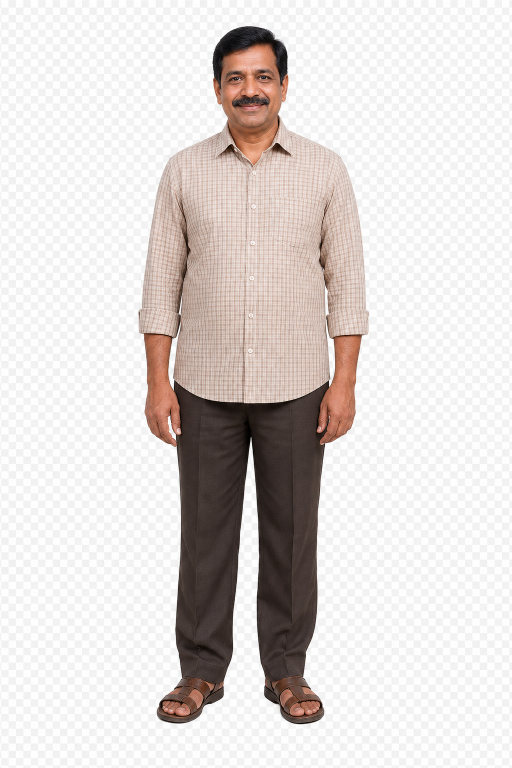
#> input picture assets/source/social_universe/0fbc86ee-2997-40c0-9a79-bd48ac6a4132.png, 1024 x 1536 px, given in place of upper_arm_left.png, which was not available (shown at 1/2 size)
$ python rig2_calib.py
#> lines starting #> are read from the running program, lines starting #| are printed output that depends on the picture; pictures that were not available may be replaced by others from this repository, and a replacement may not be noted
### src/shiksha_cast/cartoon/rig2.py
"""Advanced skeletal cutout character: 2-bone FK arms (upper_arm+forearm) and legs
(thigh+shin), a head that nods, swappable eyebrows/eyes and lip-sync mouth visemes.

Geometry (skeleton joints, pivots, per-part scale, etc.) is read from each character's
rig2.json when present, falling back to the defaults below (tuned for kinnu_hd). This lets
differently-proportioned characters (e.g. a chibi 3D-render Kinnu) define their own rig.

Pose dict:
  {"arm_left": (upper_deg, fore_deg), "arm_right": (...),
   "leg_left": (thigh_deg, shin_deg), "leg_right": (...),
   "head": deg, "head_turn": "center|left|right|back",
   "tail": deg, "brows": "...", "eyes": "...", "mouth": "A".."X", "bob": px}
"""
from __future__ import annotations

import json
import math
from pathlib import Path

from PIL import Image, ImageDraw

# ---- defaults (kinnu_hd) ----
SPACE = (760, 1060)
FEET_Y = 1015
CX = 380
JOINTS = {
    "neck": (380, 452),
    "shoulder_left": (296, 516), "shoulder_right": (464, 516),
    "hip_left": (352, 648), "hip_right": (408, 648),
}
FACE = {"brows": (380, 250), "eyes": (380, 300), "mouth": (380, 372)}
PIVOT = {
    "torso": (0.5, 0.5), "head": (0.5, 0.95),
    "upper_arm": (0.5, 0.06), "forearm": (0.5, 0.13),
    "thigh": (0.5, 0.06), "shin": (0.5, 0.13),
    "tail": (0.12, 0.78),
}
BONE = {"upper_arm": 0.88, "forearm": 0.0, "thigh": 0.90, "shin": 0.0}
NECK_RAISE = 30
INK = (35, 32, 40, 255)


def _category(name: str) -> str:
    for suf in ("_left", "_right"):
        if name.endswith(suf):
            name = name[: -len(suf)]
    for pre in ("mouth", "eyes", "brows"):
        if name.startswith(pre):
            return pre
    return name


class SkeletalCharacter:
    def __init__(self, parts_dir: str | Path):
        self.dir = Path(parts_dir)
        self._cache: dict[str, Image.Image] = {}
        cfg = {}
        meta = self.dir / "rig2.json"
        if meta.exists():
            cfg = json.loads(meta.read_text())
        self.scale_self = float(cfg.get("scale", 1.0))
        self.space = tuple(cfg.get("space", SPACE))
        self.feet_y = float(cfg.get("feet_y", FEET_Y))
        self.cx = float(cfg.get("cx", CX))
        self.joints = {k: tuple(v) for k, v in cfg.get("joints", JOINTS).items()}
        self.face = {k: tuple(v) for k, v in cfg.get("face", FACE).items()}
        self.pivot = {k: tuple(v) for k, v in cfg.get("pivot", PIVOT).items()}
        self.bone = dict(cfg.get("bone", BONE))
        self.neck_raise = float(cfg.get("neck_raise", NECK_RAISE))
        self.part_scale = dict(cfg.get("part_scale", {}))
        self.overlay_only = bool(cfg.get("overlay_only", False))  # head has baked eyes/brows
        self.neck_stub = bool(cfg.get("neck_stub", True))
        self.torso_dy = float(cfg.get("torso_dy", -8))  # torso vertical nudge from neck
        self.joint_caps = {
            "shoulder": True,
            "elbow": True,
            "knee": True,
            **dict(cfg.get("joint_caps", {})),
        }
        self.joint_cap_min_bend = {
            "knee": 18.0,
            **{k: float(v) for k, v in dict(cfg.get("joint_cap_min_bend", {})).items()},
        }
        # Extra transparent canvas around the rig prevents hands/props from being
        # clipped when arms point sideways or cheer overhead.
        self.render_padding = int(cfg.get("render_padding", 220))

    def _img(self, name: str) -> Image.Image:
        im = self._cache.get(name)
        if im is None:
            im = Image.open(self.dir / f"{name}.png").convert("RGBA")
            s = self.part_scale.get(_category(name))
            if s and s != 1.0:
                im = im.resize((max(1, int(im.width * s)), max(1, int(im.height * s))), Image.LANCZOS)
            self._cache[name] = im
        return im

    @staticmethod
    def _place_rot(canvas, img, pivot_xy, world_xy, angle_deg):
        m = max(img.size) + 8
        C = (m, m)
        tmp = Image.new("RGBA", (2 * m, 2 * m), (0, 0, 0, 0))
        tmp.alpha_composite(img, (int(C[0] - pivot_xy[0]), int(C[1] - pivot_xy[1])))
        if abs(angle_deg) > 0.05:
            tmp = tmp.rotate(-angle_deg, resample=Image.BICUBIC, center=C)
        canvas.alpha_composite(tmp, (int(world_xy[0] - C[0]), int(world_xy[1] - C[1])))

    def _skin(self):
        if getattr(self, "_skin_rgba", None) is None:
            im = self._img("upper_arm_left"); w, h = im.size
            self._skin_rgba = (250, 221, 184, 255)
            for y in range(h // 3, h):
                px = im.getpixel((w // 2, y))
                if len(px) == 4 and px[3] > 200:
                    self._skin_rgba = (px[0], px[1], px[2], 255); break
        return self._skin_rgba

    def _pv(self, name, key):
        im = self._img(name)
        fx, fy = self.pivot.get(key, PIVOT.get(key, (0.5, 0.06)))
        return (im.width * fx, im.height * fy)

    def _joint_trimmed_img(self, name: str, key: str) -> Image.Image:
        """Hide overlap bands so lower limbs read as connected at the joint.

        Shin/forearm artwork has a rounded top that is useful for bent poses, but
        it visibly stacks over the upper limb in straight or side-point poses. We
        keep the same pivot and placement, then soften only the hidden top band.
        """
        im = self._img(name)
        if key not in ("shin", "forearm"):
            return im
        cache_key = f"{name}__joint_trimmed"
        cached = self._cache.get(cache_key)
        if cached is not None:
            return cached
        out = im.copy()
        pivot_y = int(self._pv(name, key)[1])
        trim_to = max(0, pivot_y - (4 if key == "shin" else 3))
        fade = 8 if key == "shin" else 7
        alpha = out.getchannel("A")
        for y in range(min(out.height, trim_to + fade)):
            if y < trim_to:
                factor = 0.0
            else:
                factor = (y - trim_to + 1) / fade
            if factor >= 1.0:
                continue
            for x in range(out.width):
                alpha.putpixel((x, y), int(alpha.getpixel((x, y)) * factor))
        out.putalpha(alpha)
        self._cache[cache_key] = out
        return out

    def _limb(self, canvas, upper_name, fore_name, shoulder, a_upper, a_fore, ukey, fkey):
        up = self._img(upper_name)
        upper_len = up.height * self.bone.get(ukey, 0.9)
        self._place_rot(canvas, up, self._pv(upper_name, ukey), shoulder, a_upper)
        if ukey == "upper_arm" and self.joint_caps.get("shoulder", True):
            self._place_shoulder_cap(canvas, shoulder)
        rad = math.radians(a_upper)
        elbow = (shoulder[0] - math.sin(rad) * upper_len, shoulder[1] + math.cos(rad) * upper_len)
        self._place_rot(
            canvas,
            self._joint_trimmed_img(fore_name, fkey),
            self._pv(fore_name, fkey),
            elbow,
            a_upper + a_fore,
        )
        if (
            fkey == "shin"
            and self.joint_caps.get("knee", True)
            and abs(float(a_fore)) >= self.joint_cap_min_bend.get("knee", 18.0)
        ):
            side = "left" if fore_name.endswith("_left") else "right"
            self._place_knee_cap(canvas, side, elbow, a_upper + a_fore * 0.5)
        elif fkey == "forearm" and self.joint_caps.get("elbow", True):
            side = "left" if fore_name.endswith("_left") else "right"
            self._place_elbow_cap(canvas, side, elbow, a_upper + a_fore * 0.5)

    def _place_shoulder_cap(self, canvas, shoulder):
        x, y = shoulder
        draw = ImageDraw.Draw(canvas)
        draw.ellipse(
            [x - 17, y - 17, x + 17, y + 17],
            fill=self._skin(),
        )

    def _place_elbow_cap(self, canvas, side, elbow, angle_deg):
        name = f"elbow_{side}"
        if self._has(name):
            im = self._img(name)
            self._place_rot(canvas, im, (im.width / 2, im.height / 2), elbow, angle_deg)
            return
        x, y = elbow
        draw = ImageDraw.Draw(canvas)
        draw.ellipse(
            [x - 18, y - 18, x + 18, y + 18],
            fill=self._skin(),
        )

    # [12 lines left out: function _place_knee_cap, not called in this run]

    def _has(self, name):
        return (self.dir / f"{name}.png").exists()

    # [18 lines left out: functions _head_asset_name, _face_shift, _place_tail, not called in this run]

    def compose(self, pose: dict, padding: int = 0) -> Image.Image:
        c = Image.new(
            "RGBA",
            (int(self.space[0] + padding * 2), int(self.space[1] + padding * 2)),
            (0, 0, 0, 0),
        )
        def off(point):
            return (point[0] + padding, point[1] + padding)

        al = pose.get("arm_left", (0, 0)); ar = pose.get("arm_right", (0, 0))
        ll = pose.get("leg_left", (0, 0)); lr = pose.get("leg_right", (0, 0))
        J = self.joints
        if "tail" in J:
            self._place_tail(c, off(J["tail"]), pose.get("tail", 0.0))
        self._limb(
            c, "upper_arm_left", "forearm_left",
            off(J["shoulder_left"]), al[0], al[1], "upper_arm", "forearm",
        )
        self._limb(
            c, "thigh_left", "shin_left",
            off(J["hip_left"]), ll[0], ll[1], "thigh", "shin",
        )
        self._limb(
            c, "thigh_right", "shin_right",
            off(J["hip_right"]), lr[0], lr[1], "thigh", "shin",
        )
        nx, ny = off(J["neck"])
        nr = self.neck_raise
        if self.neck_stub:
            ImageDraw.Draw(c).rounded_rectangle(
                [nx - 24, ny - nr - 6, nx + 24, ny + 14], radius=12,
                fill=self._skin(), outline=INK, width=5)
        self._place_rot(c, self._img("torso"), self._pv("torso", "torso"),
                        (self.cx + padding, ny + self._img("torso").height * 0.5 + self.torso_dy), 0)
        ha = pose.get("head", 0.0)
        head_turn = str(pose.get("head_turn", "center") or "center")
        head_name = self._head_asset_name(head_turn)
        self._place_rot(c, self._img(head_name), self._pv(head_name, "head"), (nx, ny - nr), ha)
        # face overlays
        if head_turn == "back":
            layers = ()
        elif self.overlay_only:
            layers = (("mouth_" + pose.get("mouth", "X"), "mouth"),)
        else:
            layers = (("brows_" + pose.get("brows", "neutral"), "brows"),
                      ("eyes_" + pose.get("eyes", "open"), "eyes"),
                      ("mouth_" + pose.get("mouth", "X"), "mouth"))
        face_shift_x = self._face_shift(head_turn)
        for layer, key in layers:
            if not self._has(layer) or key not in self.face:
                continue
            im = self._img(layer)
            self._place_rot(c, im, (im.width / 2, im.height / 2),
                            (self.face[key][0] + face_shift_x + padding,
                             self.face[key][1] + padding - nr), ha)
        if pose.get("tears"):
            self._draw_tears(c, padding, nr)
        self._limb(
            c, "upper_arm_right", "forearm_right",
            off(J["shoulder_right"]), ar[0], ar[1], "upper_arm", "forearm",
        )
        return c

    # [56 lines left out: functions _draw_tears, _water_wash, _draw_swim_ripples, _place_side_sprite, not called in this run]

    def place(self, frame, pose, x_frac, ground_y, char_h_px, facing="right", bob=0.0):
        side_sprite = pose.get("side_sprite")
        if side_sprite and self._place_side_sprite(
            frame,
            str(side_sprite),
            x_frac,
            ground_y,
            char_h_px,
            facing=facing,
            bob=bob,
        ):
            return
        padding = self.render_padding
        canvas = self.compose(pose, padding=padding)
        feetx, feety = self.cx + padding, self.feet_y + padding
        if facing == "left":
            canvas = canvas.transpose(Image.FLIP_LEFT_RIGHT)
            feetx = canvas.width - feetx
        s = (char_h_px * self.scale_self) / self.space[1]
        canvas = canvas.resize(
            (max(1, int(canvas.width * s)), max(1, int(canvas.height * s))),
            Image.LANCZOS,
        )
        body_angle = float(pose.get("body_angle", 0.0) or 0.0)
        if abs(body_angle) > 0.05:
            canvas = canvas.rotate(body_angle, resample=Image.BICUBIC, expand=True)
            bbox = canvas.getchannel("A").getbbox()
            if bbox is not None:
                canvas = canvas.crop(bbox)
            if pose.get("water_tint"):
                canvas = self._water_wash(canvas)
            px = int(x_frac * frame.width - canvas.width * 0.5)
            anchor = 0.5 if pose.get("body_anchor") == "center" else 0.55
            py = int(ground_y - canvas.height * anchor - bob)
            frame.alpha_composite(canvas, (px, py))
            if pose.get("water_tint"):
                self._draw_swim_ripples(frame, px, py, canvas.width, canvas.height)
            return
        px = int(x_frac * frame.width - feetx * s)
        py = int(ground_y - feety * s - bob)
        frame.alpha_composite(canvas, (px, py))


# [10 lines that do not run on import are left out]

### scripts/rig2_calib.py
"""Render a grid of rig2 poses for visual calibration of the advanced Kinnu."""
import sys
from pathlib import Path

from PIL import Image, ImageDraw

ROOT = Path(__file__).resolve().parents[1]
sys.path.insert(0, str(ROOT / "src"))
from shiksha_cast.cartoon.rig2 import SkeletalCharacter  # noqa: E402

ch = SkeletalCharacter(ROOT / "assets" / "cartoon" / "source" / "parts")

POSES = {
    "stand": {},
    "wave": {"arm_right": (120, 28), "eyes": "happy", "mouth": "D", "brows": "happy"},
    "point_up": {"arm_right": (150, 8), "mouth": "C"},
    "point_side": {"arm_right": (95, 6), "mouth": "B", "brows": "surprised"},
    "count": {"arm_right": (120, 30), "arm_left": (-120, -30), "mouth": "D", "eyes": "happy"},
    "walk_a": {"leg_left": (24, -20), "leg_right": (-22, -4), "arm_left": (-16, -8),
               "arm_right": (16, -8), "mouth": "C", "bob": 8},
    "walk_b": {"leg_left": (-22, -4), "leg_right": (24, -20), "arm_left": (16, -8),
               "arm_right": (-16, -8), "mouth": "C", "bob": 8},
}

cell = 460
names = list(POSES)
cols = 4
rows = (len(names) + cols - 1) // cols
sheet = Image.new("RGBA", (cols * cell, rows * cell), (180, 222, 255, 255))
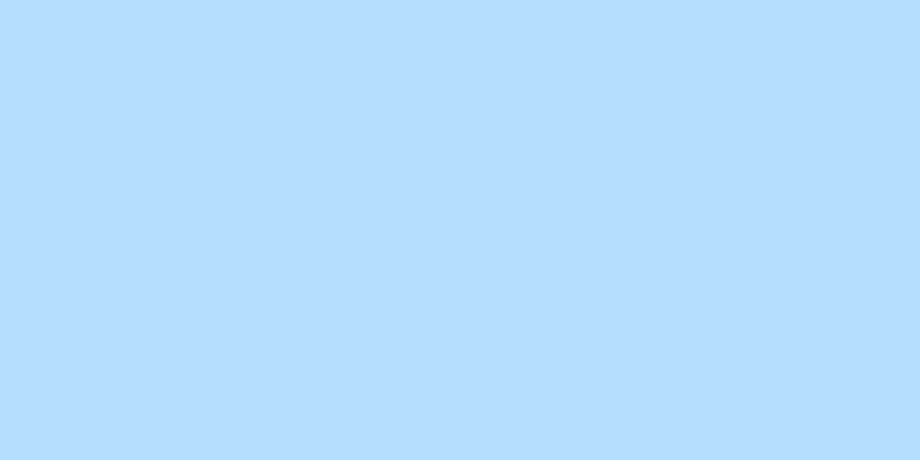
#> sheet: PIL image 1840x920 RGBA (shown at 1/2 size); mean R, G, B, A 180, 222, 255, 255
d = ImageDraw.Draw(sheet)
for i, n in enumerate(names):
    tile = Image.new("RGBA", (cell, cell), (180, 222, 255, 255))
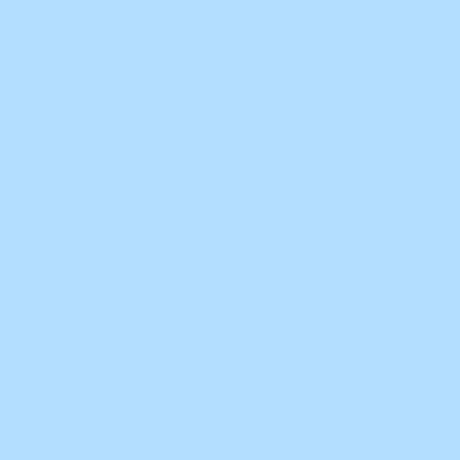
#> tile: PIL image 460x460 RGBA; mean R, G, B, A 180, 222, 255, 255
    ch.place(tile, POSES[n], 0.5, cell - 12, int(cell * 0.92), bob=POSES[n].get("bob", 0))
#> in compose, `c = Image.new( "RGBA", (int(self.space[0] + padding * 2), int(self.spa..`: c: PIL image 1200x1500 RGBA; every value is 0
#> in compose, `al = pose.get('arm_left', (0, 0))`: al = (0, 0)
#> in _place_rot, `tmp = Image.new("RGBA", (2 * m, 2 * m), (0, 0, 0, 0))`: tmp: PIL image 3088x3088 RGBA; every value is 0
#> in _place_rot, `canvas.alpha_composite(tmp, (int(world_xy[0] - C[0]), int(world_xy[1] ..`:
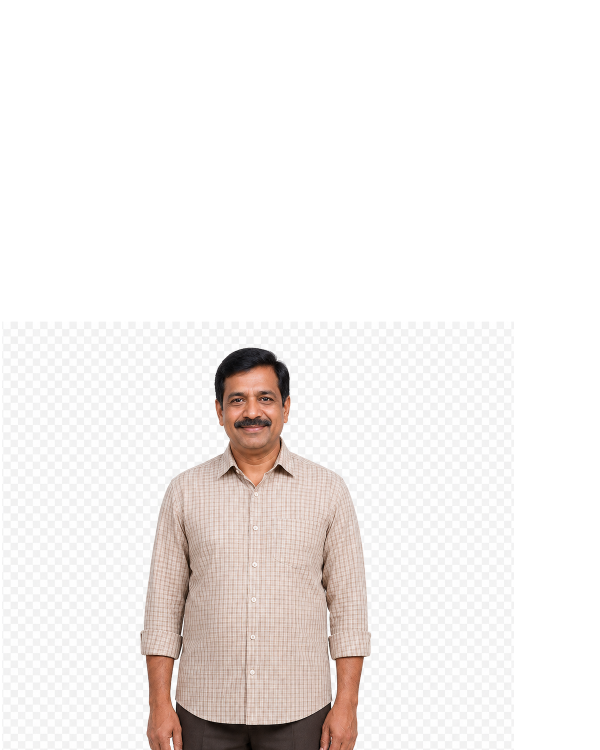
#> canvas: PIL image 1200x1500 RGBA (shown at 1/2 size); mean R, G, B, A 112.1, 108.2, 106.6, 124.3; transparent parts drawn white
#> the loop in _skin, `for y in range(h // 3, h):` made 1 pass
#> self._skin_rgba on pass 1: (231, 223, 219, 255)
#> call 4 of _img, with name = 'forearm_left'
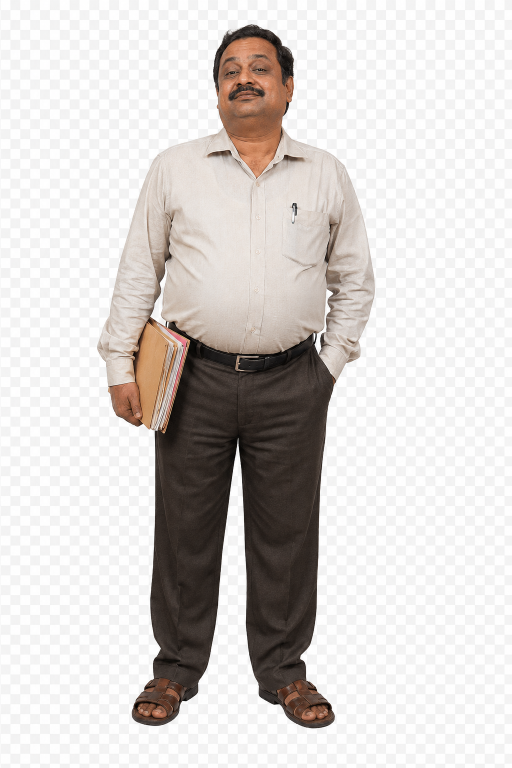
#> input picture assets/source/social_universe/2100544c-f21e-496a-bccf-c8bdc2edec91.png, 1024 x 1536 px, given in place of forearm_left.png, which was not available (shown at 1/2 size)
#> in _joint_trimmed_img, `alpha = out.getchannel("A")`: alpha: PIL image 1024x1536 L; every value is 255
#> after the loop in _joint_trimmed_img, `for y in range(min(out.height, trim_to + fade)):`:
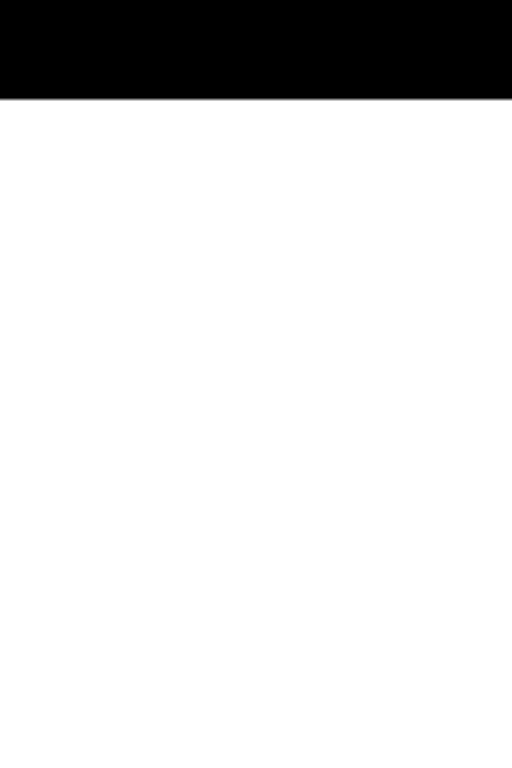
#> alpha: PIL image 1024x1536 L (shown at 1/2 size); min 0, max 255, mean 222
#> call 3 of _place_rot, with pivot_xy = (512, 92.16), world_xy = (572, 868), angle_deg = 0
#> in _place_rot (call 3), `tmp.alpha_composite(img, (int(C[0] - pivot_xy[0]), int(C[1] - pivot_xy..`:
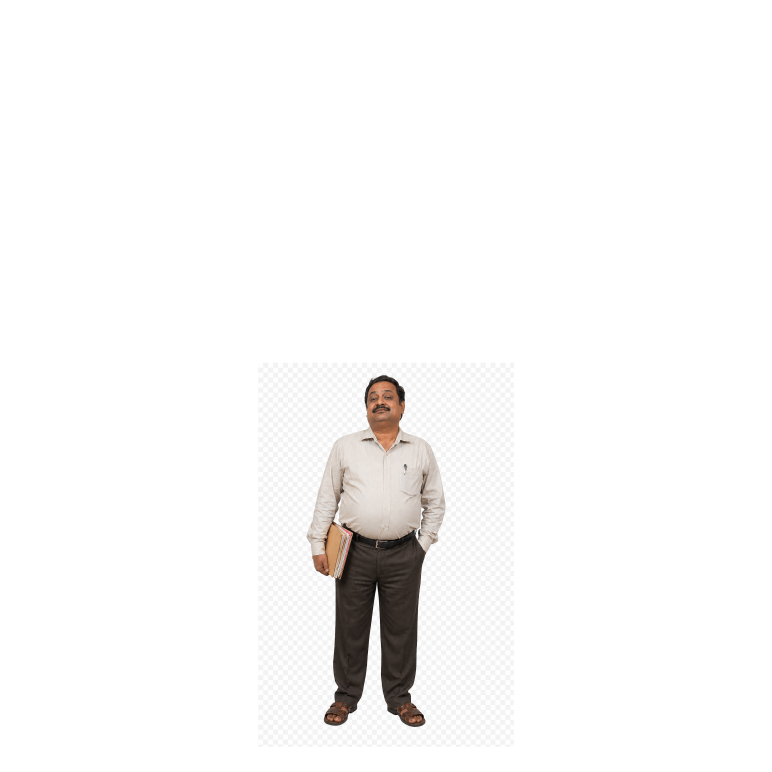
#> tmp: PIL image 3088x3088 RGBA (shown at 1/4 size); mean R, G, B, A 35.4, 34.7, 34.3, 42.1; transparent parts drawn white
#> in _place_rot (call 3), `canvas.alpha_composite(tmp, (int(world_xy[0] - C[0]), int(world_xy[1] ..`:
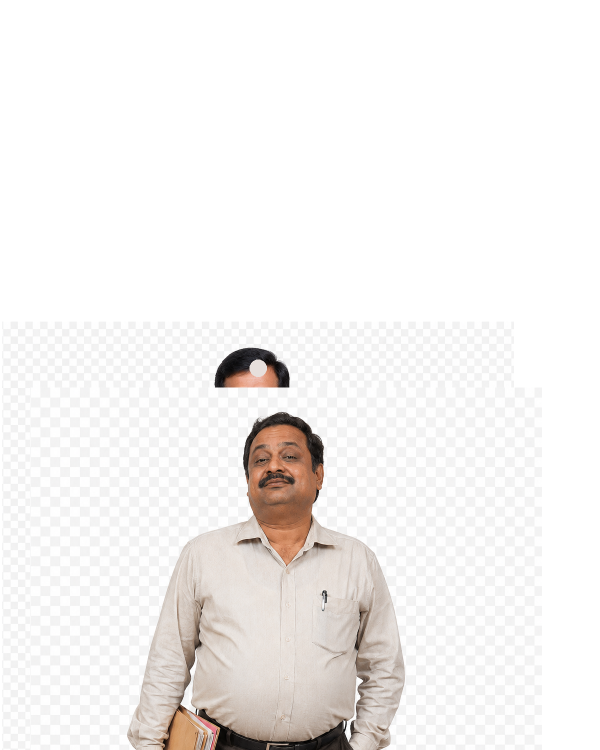
#> canvas: PIL image 1200x1500 RGBA (shown at 1/2 size); mean R, G, B, A 118.7, 116.4, 115, 130.1; transparent parts drawn white
#> (the run stopped early here; a loop or call above may not have finished)
